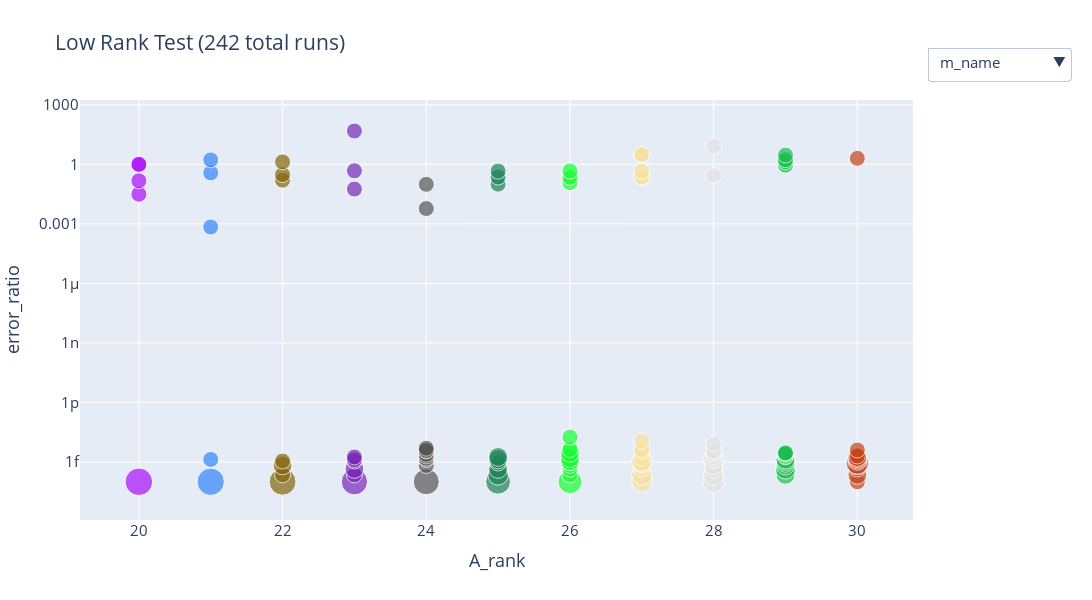

The notebook cell saved with this chart:
### Code cell
x = 'A_rank'
y = 'error_ratio'
logscale = (False, True)

fig = plot_agg_global_df(x=x, y=y, remove_outliers=remove_outliers, dataframe_path=df_path,
                         filter=filter, new_col=new_col, remove_col=remove_col,
                         logscale=logscale, title=title, font_size = font_size
                   )
fig.write_html('./data/plots/' + title.replace(' ', '_').lower() + '_' + str(next(counter)) + '.html')
fig.show()
